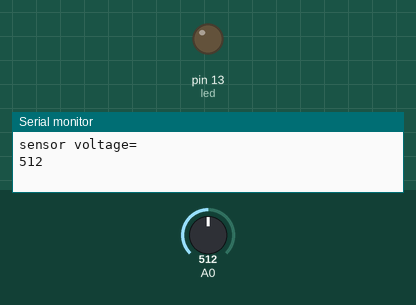
A sketch run on a simulated Arduino Uno, built with avr-gcc and run on an emulated ATmega328P. Shown: output pins drawn as LEDs (lit = HIGH), the last lines printed to the serial monitor. Inputs (shaded band) come from the test bench; at power-on: A0 = 512.

Above: at 0.1 s.
At 0.6 s:
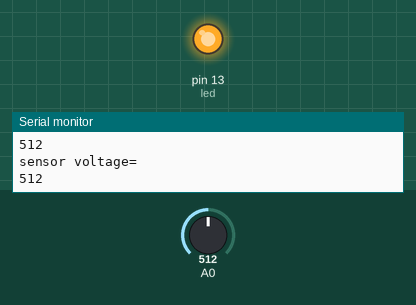
Timing chart, 0 to 2.1 s (numbered marks = the images above):
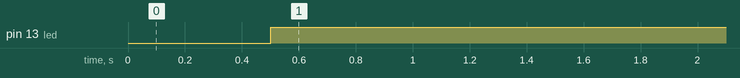

Measured:
- by itself, pin 13 (led): LOW → HIGH at 0.50 s

The sketch:

photocell.ino
```cpp
int led = 13;
void setup() {
  Serial.begin(9600);
  pinMode(led , OUTPUT);
}

void loop() {
  int sensorValue = analogRead(A0);
  Serial.println("sensor voltage=");
  Serial.println(sensorValue);
  delay(500);

  if (sensorValue > 800)
  {
    digitalWrite(led, LOW);
  }
  else
  {
    digitalWrite(led, HIGH);
  }
}
```
